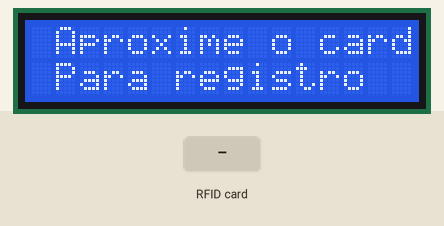
A sketch run on a simulated Arduino Uno, built with avr-gcc and run on an emulated ATmega328P. Shown: 16×2 character LCD. The inputs (shaded band) are chosen by the test bench.

Above: at 1.3 s.
1.4 s: RFID card 5E 7A 19 C4 held to the reader
At 2.6 s:
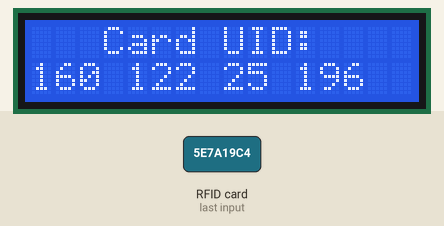
2.9 s: RFID card 5E 7A 19 C4 held to the reader
At 5.1 s:
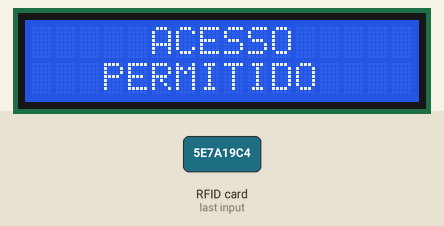
At 7.8 s:
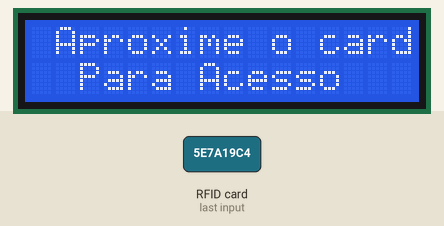
Timing chart, 0 to 9.3 s (numbered marks = the images above; inputs shaded):
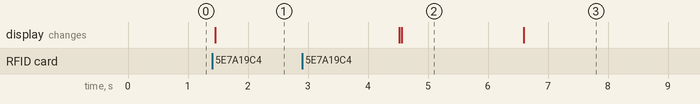

Measured:
- after the input at 1.4 s, the display: changes after 0.06 s (image 1)
- after the input at 2.9 s, the display: first differs from a run without the input after 1.7 s (image 2)
- what the display in image 2 shows lasts 2.0 s, from 4.6 s to 6.6 s

The sketch:

pasoo.ino
```cpp
/* adaptado do codigo que acompanha a biblioteca MFRC522:
https://github.com/ljos/MFRC522

Este exemplo armazena o numero primeiro cartão lido em uma variavel
A partir ao aproximar um catão é feita a comparação entre o valor lido do cartão e o valor armazenado.
As informações são mostrada em um display 16x2 via comunicação I2C.
*/

// bibliotecas
#include <SPI.h>  // padrão do arduino
#include <MFRC522.h>  // necessário adicionar na pasta libraries do arduino
#include <Wire.h> // padrão do arduino
#include <LiquidCrystal_I2C.h> // necessário adicionar na pasta libraries do arduino

LiquidCrystal_I2C lcd(0x3F,16,2);
#define SS_PIN 10
#define RST_PIN 9
MFRC522 mfrc522(SS_PIN, RST_PIN);    // cria uma intancia MFRC522 com o nome mfrc522

int *aux;
int card1[4];
int flag = 0;
int led = 13;
int cnt =0;

void setup() {
        pinMode(led, OUTPUT);

        lcd.begin();
        lcd.backlight();
    SPI.begin();        // Init SPI bus
    mfrc522.PCD_Init();    // Init MFRC522 card
        lcd.print(" Aproxime o card");
        lcd.setCursor(0,1);
        lcd.print(" Para registro  ");
}

void loop() {
    // Look for new cards
    if ( ! mfrc522.PICC_IsNewCardPresent()) {
        return;
    }

    // Select one of the cards
    if ( ! mfrc522.PICC_ReadCardSerial()) {
        return;
    }

    // Now a card is selected. The UID and SAK is in mfrc522.uid.

    // Dump UID

    for (byte i = 0; i < mfrc522.uid.size; i++) {
            aux[i]= mfrc522.uid.uidByte[i];
    }
           if(flag == 0)
           {
             lcd.clear();
             lcd.print("   Card UID:    ");
             lcd.setCursor(0,1);
             for (byte i = 0; i < mfrc522.uid.size; i++) {
               card1[i] = aux[i];
             lcd.print( card1[i], DEC);
             lcd.print( " ");
             flag =1;
            }
           delay(3000);
           lcd.clear();
           lcd.print(" Aproxime o card");
           lcd.setCursor(0,1);
           lcd.print("  Para Acesso   ");
           }

           else{


             for (byte i = 0; i < mfrc522.uid.size; i++) {
               if(aux[i] == card1[i])
                cnt++;
             }

            if(cnt == mfrc522.uid.size-1)
            {
              lcd.clear();
              lcd.print("     ACESSO     ");
              lcd.setCursor(0,1);
              lcd.print("   PERMITIDO    ");
              delay(2000);
             }
             else
             {
              lcd.clear();
              lcd.print("     ACESSO     ");
              lcd.setCursor(0,1);
              lcd.print("     NEGADO     ");
              delay(2000);
             }

           }

           lcd.clear();
           lcd.print(" Aproxime o card");
           lcd.setCursor(0,1);
           lcd.print("  Para Acesso   ");

  cnt=0;
}
```
